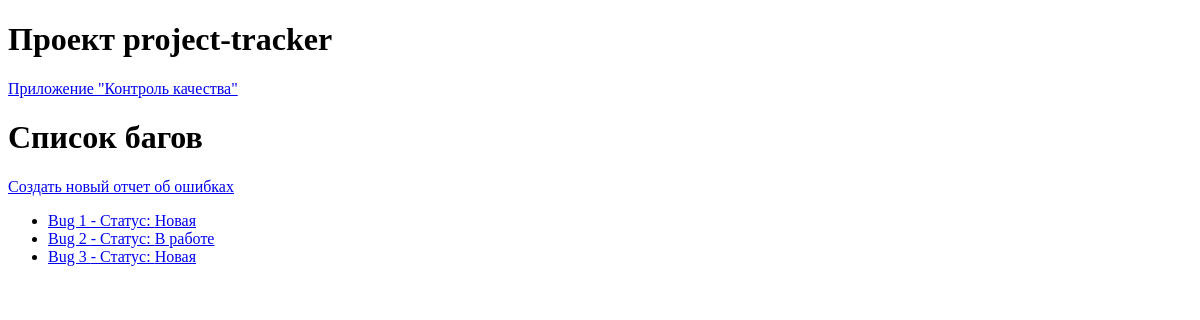
The page /quality-control/bugs/ on the database as committed earlier.
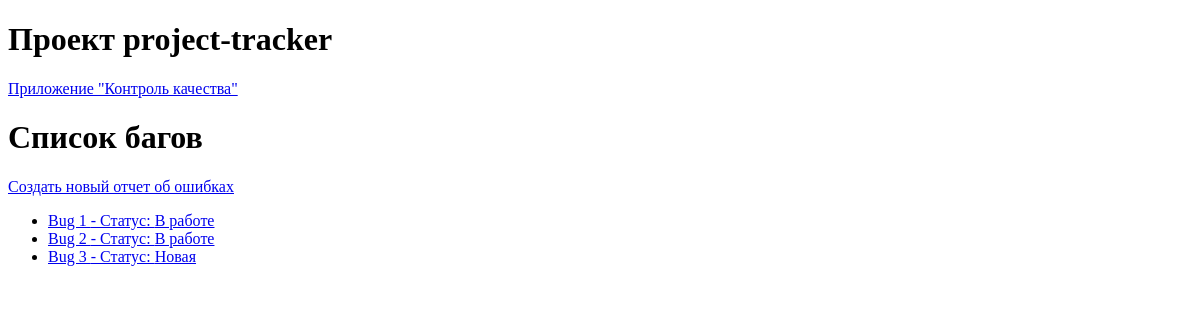
The same page on the database as committed later.
### quality_control/models.py (models this page shows)
class BugReport(models.Model):
    STATUS_CHOICES = [
        ('New', 'Новая'),
        ('In_progress', 'В работе'),
        ('Completed', 'Завершена'),
    ]
    PRIORITY_CHOICES = [
        ('High', 'Высокий'),
        ('Middle', 'Средний'),
        ('Low', 'Низкий'),
    ]
    title = models.CharField(max_length=100)
    description = models.TextField()
    project = models.ForeignKey(Project, on_delete=models.CASCADE)
    task = models.ForeignKey(
        Task,
        on_delete=models.SET_NULL,
        null=True,
        blank=True)
    status = models.CharField(
        max_length=50,
        choices=STATUS_CHOICES,
        default='New',
    )
    priority = models.CharField(
        max_length=50,
        choices=PRIORITY_CHOICES)
    created_at = models.DateTimeField(auto_now_add=True)
    updated_at = models.DateTimeField(auto_now=True)

### quality_control/views.py (the view)
# urls.py: path('bugs/', views.BugsListView.as_view(), name='bugs_list'),
class BugsListView(ListView):
    model = BugReport
    template_name = 'quality_control/bugs_list.html'
    context_object_name = 'bugs_list'

### quality_control/templates/quality_control/bugs_list.html
{% extends 'base/quality_control/base.html' %}
{% block content %}
    <h1>Список багов</h1>
    <p><a href="{% url 'quality_control:add_bug' %}">
        Создать новый отчет об ошибках</a></p>
    <ul>
        {% for bug in bugs_list %}
            <li><a href="{% url 'quality_control:bug_detail' bug.id %}">
                {{bug.title}} - Статус: {{bug.get_status_display}}</a></li>
        {% endfor %}
    </ul>
{% endblock %}

Rows that differ between the two databases and show on the page:
changed BugReport "Bug 1": status "Новая" → "В работе"
